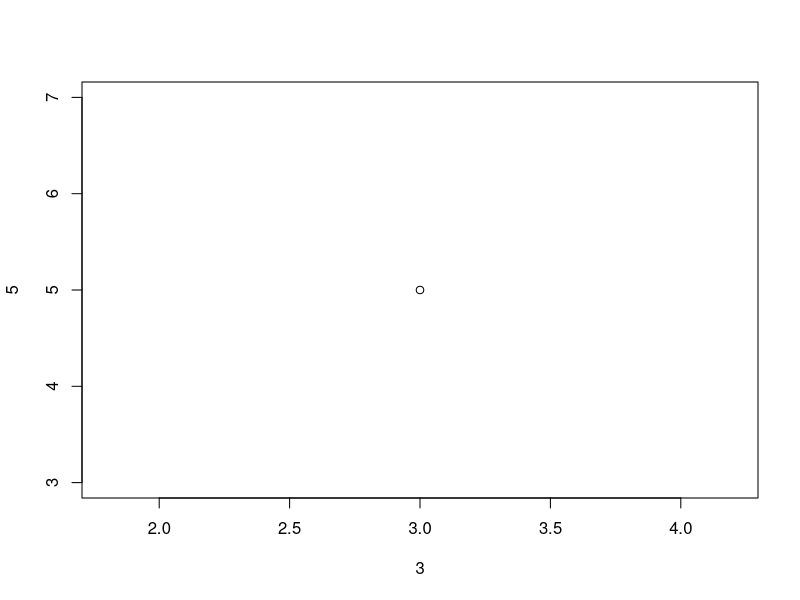
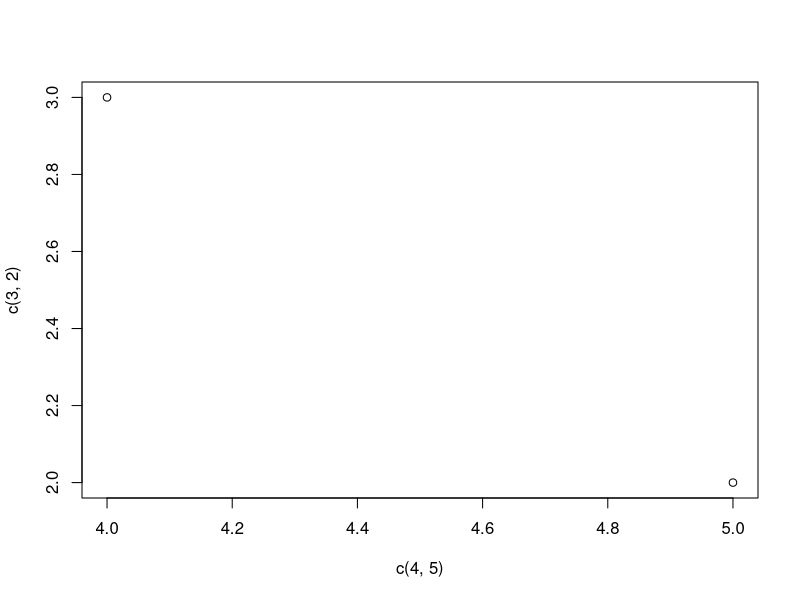
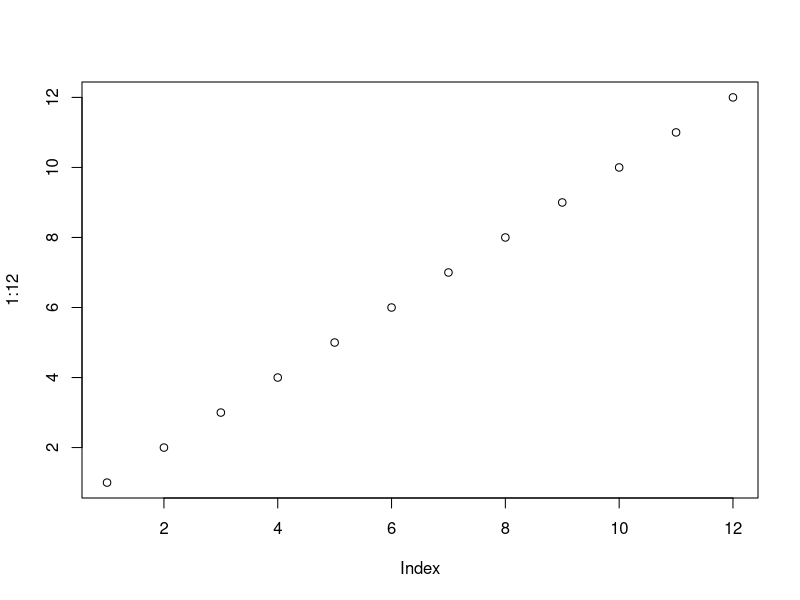
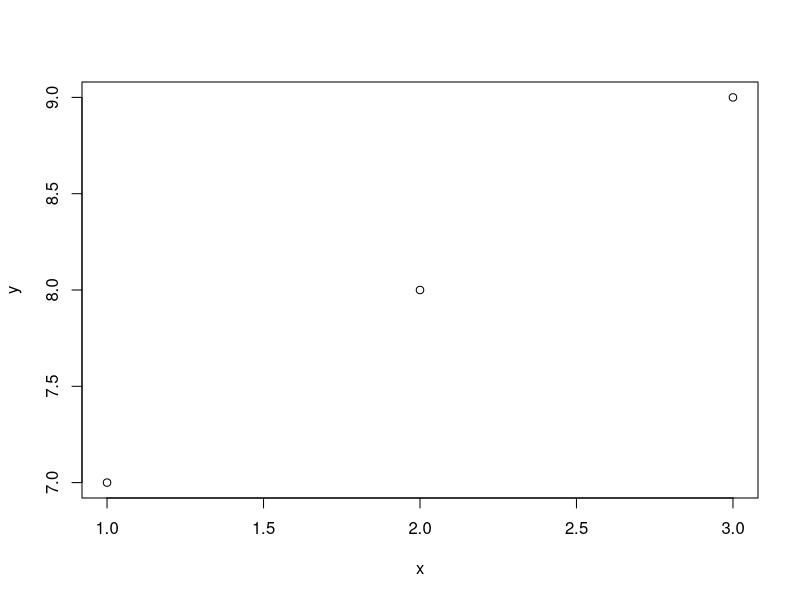
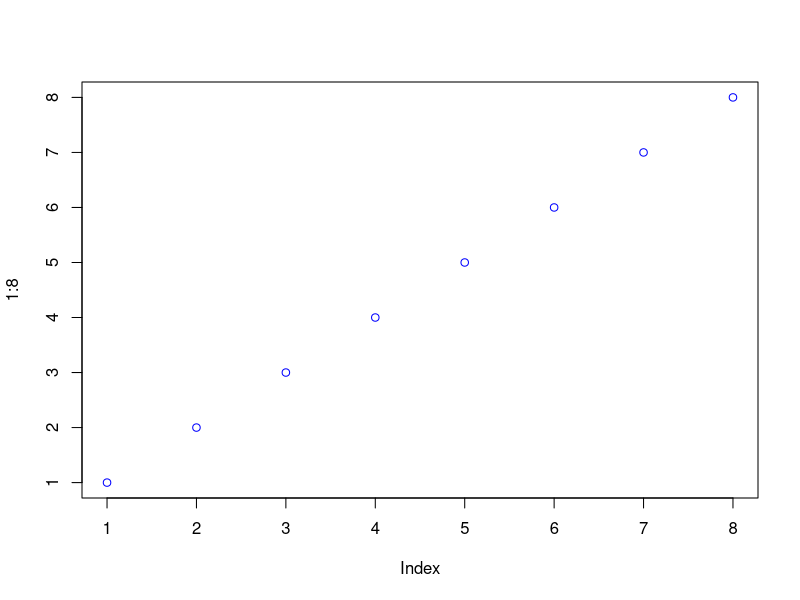
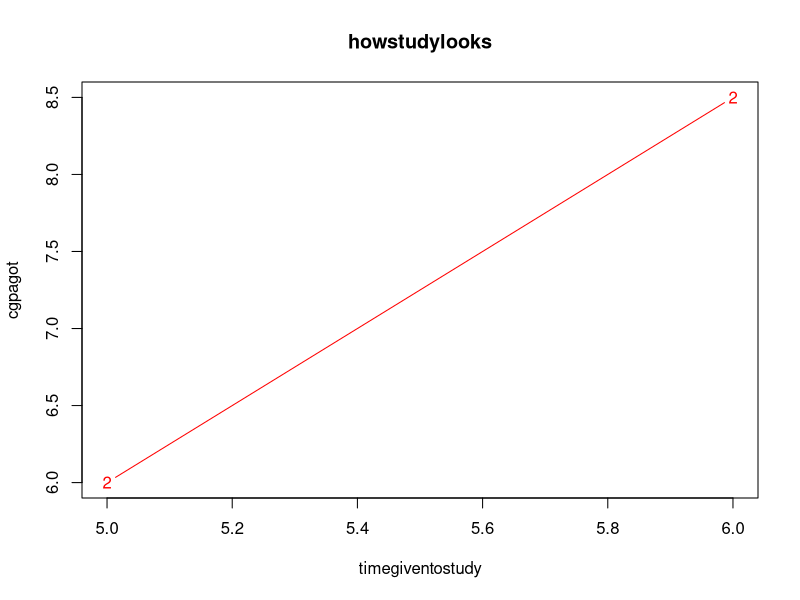
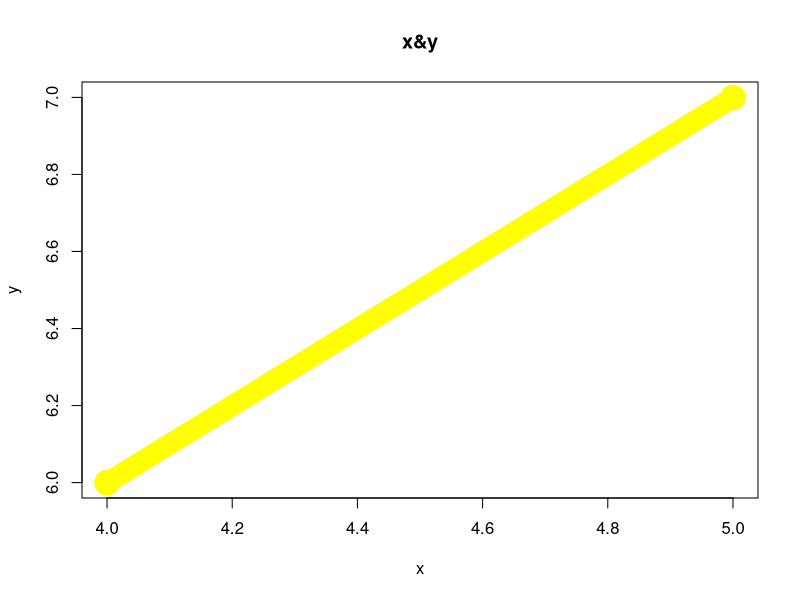
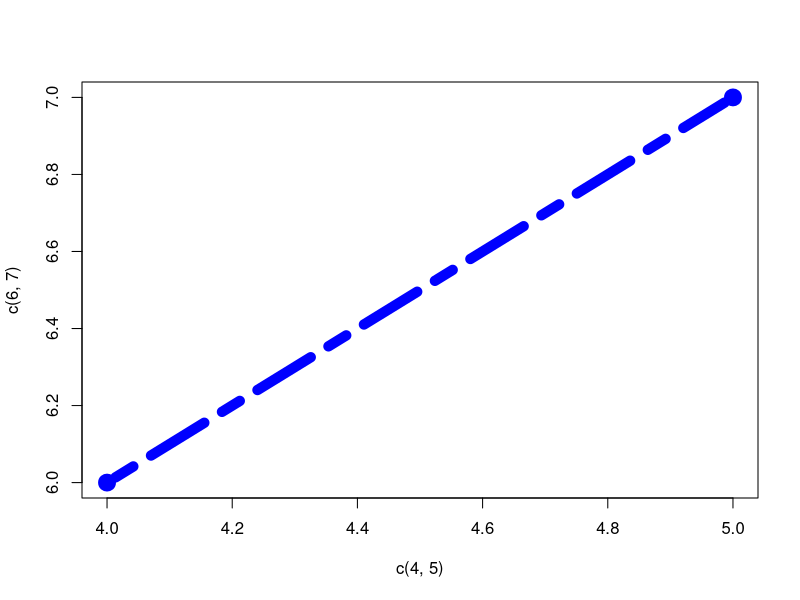

The R script that drew these images, in order:
#plotting
plot(3,5)
plot(c(4,5),c(3,2))#two cordinates are given
plot(1:12)#plotting 1 to 12

#declaring first and calling later
x<-c(1,2,3)
y<-c(7,8,9)
plot(x,y)

#use col function to addcolors to circle
plot(1:8,col="blue")

#give lables
plot(c(5,6),c(6,8.5),col="red",main = "howstudylooks",xlab="timegiventostudy",ylab="cgpagot",type="b",pch="20")
#here main means the topic,xlab=x axis name,type=b means to plot line and pch means to converst various other shape
#here is one more function cex we forgot to write which helps ti reduce size and shape


#lwd means width ot the line
plot(c(4,5),c(6,7),main="x&y",xlab="x",ylab="y",type="b",length=1,pch=20,lwd=20,col="yellow")

#lty gives a proper line pattern(ther are patter from 0 to 6)
plot(c(4,5),c(6,7),type="b",col="blue",lwd=10,lty=6)


#lines andd multiple line
#line
linesam<-c(2,3,4,5,6,7,8,9,10)
plot(linesam,col="pink",type="l",lwd=10,lty=4)
#multiple lines
lineram<-c(3,5,2,6,7)
lines(lineram,col="blue",type="l",lwd=5,lty=5)

#scatterplot= taking twoo variables in plotting scenario

car<-c(1,2,3,4,5,6,7)
petrol<-c(40,50,60,70,80,55,120)
plot(car,petrol,main="study_of-petrol_used_by_cars",xlab="carno",ylab="petrol_used-per_litre",type="l",col="black",lwd=5)





